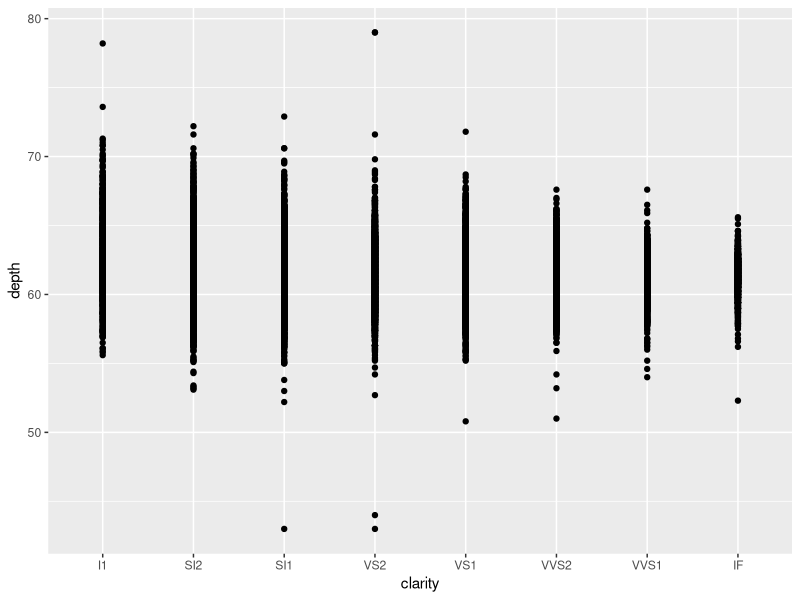

This chart was generated by the following R code:
## ---- chunk 1
library(ggplot2)
## ---- chunk 2
ggplot(diamonds,
       aes(clarity, depth)) +
  geom_point()
## ---- chunk 3
Sys.time()
